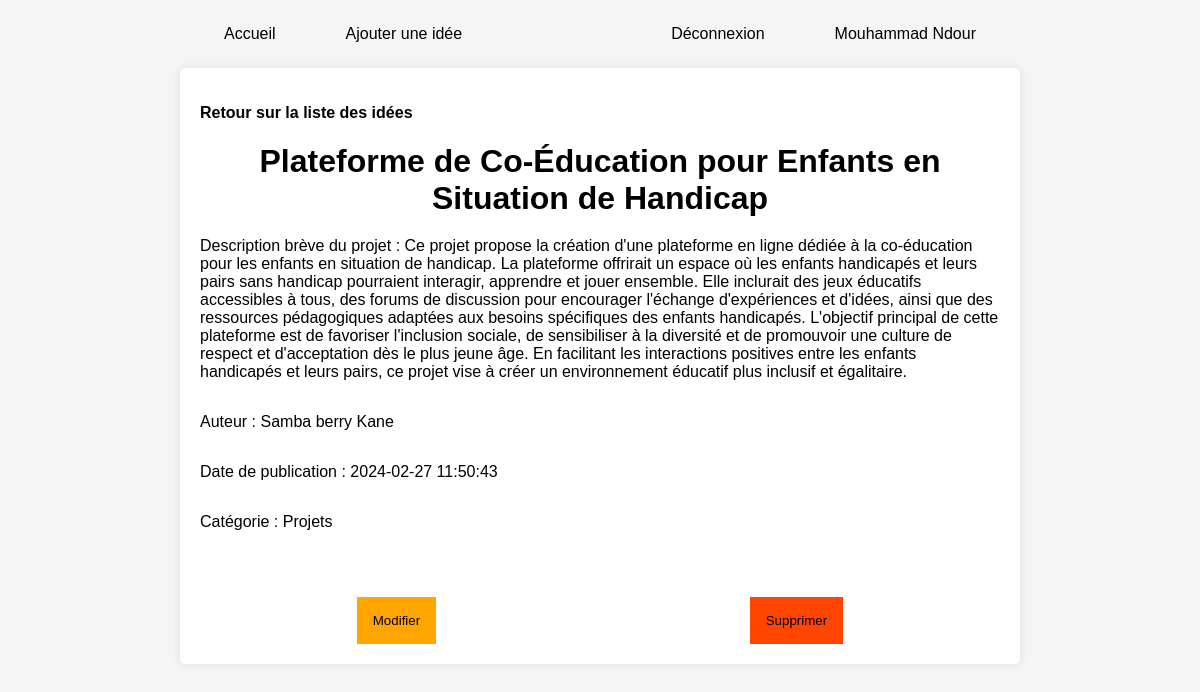
/detail.php?id=5 (signed in), run on the app's committed database.
### tables this page shows
CREATE TABLE `Idees` (
  `id` int(11) NOT NULL,
  `libelle` varchar(100) NOT NULL,
  `texte` text NOT NULL,
  `statut` varchar(15) NOT NULL DEFAULT 'en cours',
  `date_creation` datetime DEFAULT current_timestamp(),
  `id_cat` int(11) NOT NULL,
  `id_utilisateur` int(11) NOT NULL
);

CREATE TABLE `Utilisateur` (
  `id` int(11) NOT NULL,
  `nom` varchar(20) NOT NULL,
  `prenom` varchar(30) NOT NULL,
  `email` varchar(30) NOT NULL,
  `mdp` varchar(30) NOT NULL,
  `num` int(9) NOT NULL,
  `profession` varchar(100) DEFAULT NULL,
  `adresse` varchar(100) DEFAULT NULL,
  `role` varchar(20) DEFAULT 'utlisateur'
);

CREATE TABLE `Categorie` (
  `id` int(11) NOT NULL,
  `nom` varchar(50) NOT NULL,
  `description` text DEFAULT NULL,
  `date_creation` datetime DEFAULT current_timestamp()
);

### detail.php (the view, shortened to what this page needs)
<?php
require('cnx.php');
if (isset($_GET['id'])) {
    $id = $_GET['id'];
    $sql = $cnx->prepare("SELECT i.id, i.libelle, i.texte, i.date_creation, c.nom AS categorie, u.nom , u.prenom
    FROM Idees i
    JOIN Categorie c ON c.id = i.id_cat
    JOIN Utilisateur u ON i.id_utilisateur = u.id
    WHERE i.id = :id;");
    $sql->execute(array(':id' => $id,));
    $data3 = $sql->fetch(PDO::FETCH_ASSOC);
    if ($data3) {
?>
        <!DOCTYPE html>
        <html lang="en">
        <head>
            <link rel="stylesheet" href="styles/addIdea.css">
        </head>
        <body>
            <?php include('header.php') ?>
            <div class="container">
                <p><a href="index.php">Retour sur la liste des idées</a></p>
                <h1><?= $data3['libelle']; ?></h1>
                <p><?= $data3['texte']; ?></p>
                <div class="details">
                    <p>Auteur : <?= $data3['prenom']; ?> <?= $data3['nom']; ?></p>
                    <p>Date de publication : <?= $data3['date_creation']; ?></p>
                    <p>Catégorie : <?= $data3['categorie']; ?></p>
                </div>
                <div class="update-delete">
                    <div class="update">
                        <a href="update.php?id=<?= $data3['id']; ?>"><button>Modifier</button></a>
                    </div>
                    <div class="delete">
                        <a href="delete.php?id=<?= $data3['id']; ?>"><button>Supprimer</button></a>
                    </div>
                </div>
            </div>
        </body>
        </html>
<?php
    } else {
        echo "L'idée avec l'ID spécifié n'existe pas.";
    }
} else {
    echo "Aucun ID d'idée spécifié.";
}
?>

### styles/addIdea.css (style rules this page uses)
body { font-family: Arial, sans-serif; background-color: #f5f5f5; margin: 0; padding: 0; }
.container { max-width: 800px; margin: 20px auto; background-color: #fff; padding: 20px; border-radius: 5px; box-shadow: 0 0 10px rgba(0, 0, 0, 0.1); }
h1 { text-align: center; margin-bottom: 20px; }
.container p a { text-decoration: none; color: black; }
.details { display: flex; flex-direction: column; }
.update-delete { display: flex; justify-content: space-around; margin-top: 50px; }
.update button { padding: 15px; border: orange 1px solid; background: orange; }
.delete button { padding: 15px; border: orangered 1px solid; background: orangered; }
p a { text-decoration: none; color: #45a049; font-weight: bold; }

### data on the page
idees: libelle "Plateforme de Co-Éducation pour Enfants en Situation de Handicap", texte "Description brève du projet : Ce projet propose la création d'une plateforme en ligne dédiée à la co-éducation pour les enfants en situation de handicap. La plateforme offrirait un espace où les enfants handicapés et leurs pairs sans handicap pourraient interagir, apprendre et jouer ensemble. Elle inclurait des jeux éducatifs accessibles à tous, des forums de discussion pour encourager l'échange d'expériences et d'idées, ainsi que des ressources pédagogiques adaptées aux besoins spécifiques des enfants handicapés. L'objectif principal de cette plateforme est de favoriser l'inclusion sociale, de sensibiliser à la diversité et de promouvoir une culture de respect et d'acceptation dès le plus…", id_utilisateur.prenom "Samba berry", id_utilisateur.nom "Kane", date_creation "2024-02-27 11:50:43", id_cat.nom "Projets"

### other printed values
$utilisateur['prenom'] "Mouhammad"
$utilisateur['nom'] "Ndour"
